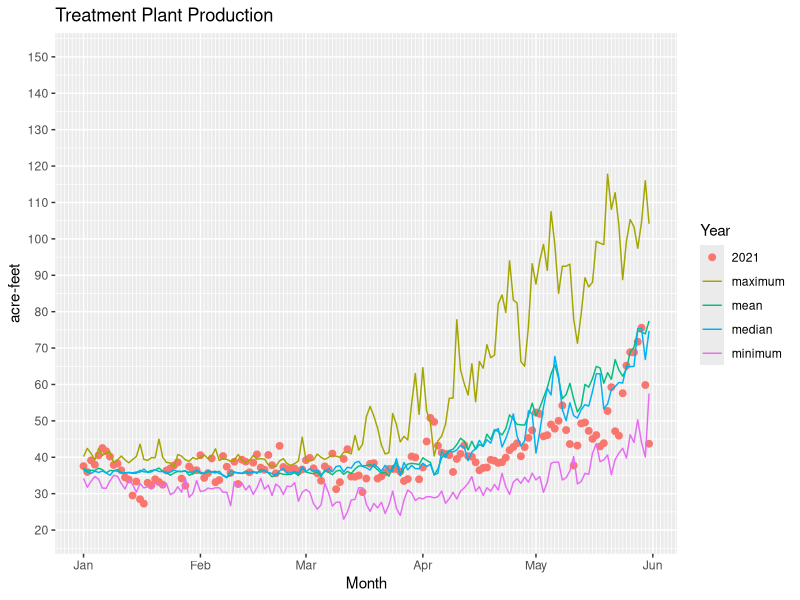
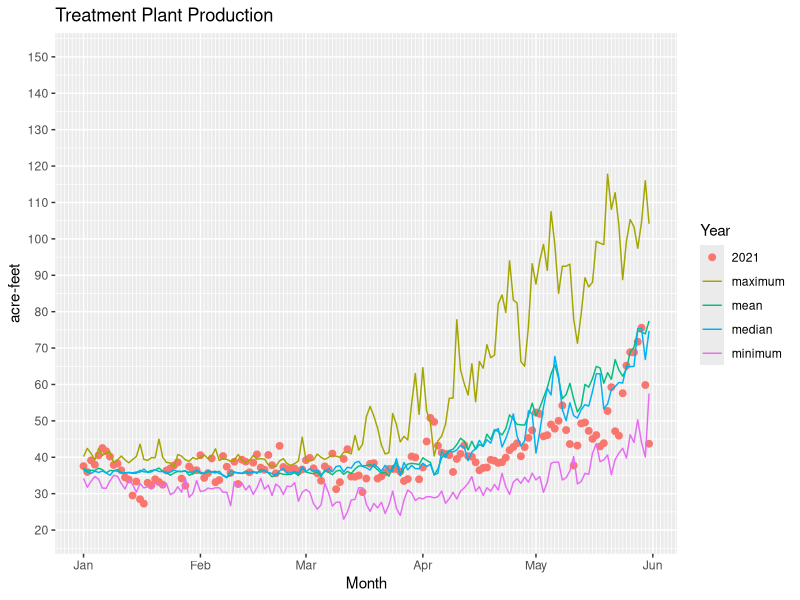

Here is the R script that generated these plots, in order:
# production2021_patchwork.R
# Copyright: City of Thornton Water Resources
# Author: John Orr
# Plot dfinal21 data
# This program plots the production data from dfinal21.csv. Daily data points is shown as a point.
# Maximum values for each day are shown by a line, as is minimum, and the mean and the median.
#
library(ggplot2)
library(scales)
library(patchwork)
#
# Open dfinal21.csv
#
dfinal21 <- read.csv("dfinal21.csv", header = TRUE, sep = ",", 
                   stringsAsFactors = FALSE, check.names = FALSE)
#
# Transform the Month_Day column so that ggplot can treat it as a date
# sequence for plotting
#
dfinal21$Month_Day <- as.Date(paste("2021-", dfinal21$Month_Day, sep = ""))
#
# Build the plot
p_a <- ggplot(dfinal21) + 
  geom_point(aes(x = Month_Day, y = `2021`, color = "2021"), size = 2) +
  geom_line(aes(x = Month_Day, y = Mean, color="mean")) +
  geom_line(aes(x = Month_Day, y = Median, color="median")) +
  geom_line(aes(x = Month_Day, y = Maximum, color = "maximum")) +
  geom_line(aes(x = Month_Day, y = Minimum, color = "minimum")) +
  scale_color_discrete(name = "Year") +
  scale_y_continuous(breaks = seq(20, 150, by=10), limits=c(20,150)) +
  scale_x_date(breaks = "1 month", minor_breaks = "1 day", labels=date_format("%b")) +
  labs(x = "Month", y = "acre-feet", title = "Treatment Plant Production")
#
# Save the plot to disk
ggsave(filename = "p_f21.pdf", plot = p_a, units = "in", width = 44, height = 34)
#
# Display the plot
#
print(p_a)
# End of production2021_patchwork.R